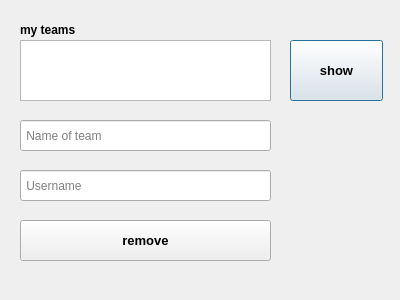
<?xml version="1.0" encoding="UTF-8"?>
<ui version="4.0">
 <class>Dialog_remove_user_from_team</class>
 <widget class="QDialog" name="Dialog_remove_user_from_team">
  <property name="geometry">
   <rect>
    <x>0</x>
    <y>0</y>
    <width>400</width>
    <height>300</height>
   </rect>
  </property>
  <property name="windowTitle">
   <string>Dialog</string>
  </property>
  <widget class="QListWidget" name="list_my_teams_veiw">
   <property name="geometry">
    <rect>
     <x>20</x>
     <y>40</y>
     <width>251</width>
     <height>61</height>
    </rect>
   </property>
  </widget>
  <widget class="QLabel" name="label">
   <property name="geometry">
    <rect>
     <x>20</x>
     <y>20</y>
     <width>63</width>
     <height>20</height>
    </rect>
   </property>
   <property name="font">
    <font>
     <bold>true</bold>
    </font>
   </property>
   <property name="text">
    <string>my teams</string>
   </property>
  </widget>
  <widget class="QPushButton" name="pushButton">
   <property name="geometry">
    <rect>
     <x>290</x>
     <y>40</y>
     <width>93</width>
     <height>61</height>
    </rect>
   </property>
   <property name="font">
    <font>
     <pointsize>10</pointsize>
     <bold>true</bold>
    </font>
   </property>
   <property name="text">
    <string>show</string>
   </property>
  </widget>
  <widget class="QLineEdit" name="team_input">
   <property name="geometry">
    <rect>
     <x>20</x>
     <y>120</y>
     <width>251</width>
     <height>31</height>
    </rect>
   </property>
   <property name="placeholderText">
    <string> Name of team</string>
   </property>
  </widget>
  <widget class="QLineEdit" name="user_removed_input">
   <property name="geometry">
    <rect>
     <x>20</x>
     <y>170</y>
     <width>251</width>
     <height>31</height>
    </rect>
   </property>
   <property name="placeholderText">
    <string> Username</string>
   </property>
  </widget>
  <widget class="QPushButton" name="remove_btn">
   <property name="geometry">
    <rect>
     <x>20</x>
     <y>220</y>
     <width>251</width>
     <height>41</height>
    </rect>
   </property>
   <property name="font">
    <font>
     <pointsize>10</pointsize>
     <bold>true</bold>
    </font>
   </property>
   <property name="text">
    <string>remove</string>
   </property>
  </widget>
 </widget>
 <resources/>
 <connections/>
</ui>
